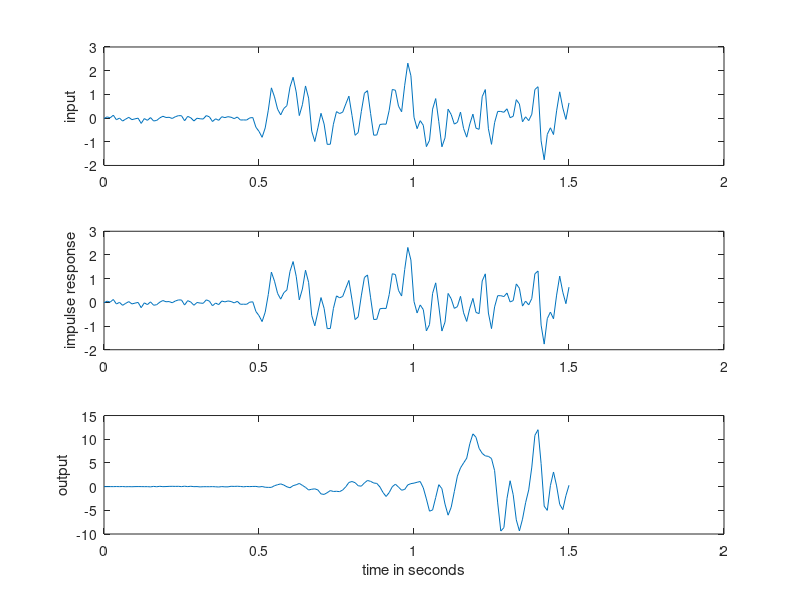

Write MATLAB code to recreate this figure.
% convolex.m: example of numerical convolution
Ts=1/100; time=1.5;        % sampling interval and total time
t=0:Ts:time;              % create time vector
h=exp(-t);                % define impulse response

pkg load signal % must load signal the first time it is called at runtime

size_t = size(t);
x=randn(1,size_t(2));              % generate noise signal
# Cut off frequencies are fraction of 1/2 Fs
freqs=[0 0.6 0.61 1];
amps=[1 1 0 0];
b=remez(100,freqs,amps);         % specify the LP filter
w1=filter(b,1,x);               % do the filtering
w2=w1;

y=conv(w1,w2);              % do convolution
subplot(3,1,1), plot(t,w1) % and plot
subplot(3,1,2), plot(t,w2)
subplot(3,1,3), plot(t,y(1:length(w2)))

% actual commands used to draw figure:
subplot(3,1,1), plot(t,w1)
ylabel('input')
subplot(3,1,2), plot(t,w2)
ylabel('impulse response')
subplot(3,1,3), plot(t,y(1:length(t)))
ylabel('output')
xlabel('time in seconds')

